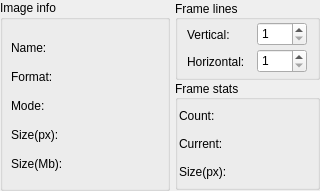
     <widget class="QFrame" name="frame_3">
      <property name="minimumSize">
       <size>
        <width>320</width>
        <height>191</height>
       </size>
      </property>
      <property name="maximumSize">
       <size>
        <width>320</width>
        <height>191</height>
       </size>
      </property>
      <property name="frameShape">
       <enum>QFrame::NoFrame</enum>
      </property>
      <property name="frameShadow">
       <enum>QFrame::Raised</enum>
      </property>
      <layout class="QGridLayout" name="gridLayout_30">
       <property name="leftMargin">
        <number>0</number>
       </property>
       <property name="topMargin">
        <number>0</number>
       </property>
       <property name="rightMargin">
        <number>0</number>
       </property>
       <property name="bottomMargin">
        <number>0</number>
       </property>
       <property name="verticalSpacing">
        <number>0</number>
       </property>
       <item row="0" column="0" rowspan="2">
        <widget class="QGroupBox" name="grb_image_info">
         <property name="minimumSize">
          <size>
           <width>170</width>
           <height>191</height>
          </size>
         </property>
         <property name="maximumSize">
          <size>
           <width>170</width>
           <height>191</height>
          </size>
         </property>
         <property name="title">
          <string>Image info</string>
         </property>
         <layout class="QGridLayout" name="gridLayout_12">
          <property name="leftMargin">
           <number>0</number>
          </property>
          <property name="topMargin">
           <number>0</number>
          </property>
          <property name="rightMargin">
           <number>0</number>
          </property>
          <property name="bottomMargin">
           <number>20</number>
          </property>
          <property name="spacing">
           <number>0</number>
          </property>
          <item row="0" column="0">
           <widget class="QFrame" name="fr_image_info">
            <property name="minimumSize">
             <size>
              <width>150</width>
              <height>150</height>
             </size>
            </property>
            <property name="maximumSize">
             <size>
              <width>150</width>
              <height>125</height>
             </size>
            </property>
            <property name="frameShape">
             <enum>QFrame::NoFrame</enum>
            </property>
            <property name="frameShadow">
             <enum>QFrame::Raised</enum>
            </property>
            <layout class="QGridLayout" name="gridLayout_11">
             <property name="leftMargin">
              <number>0</number>
             </property>
             <property name="topMargin">
              <number>0</number>
             </property>
             <property name="rightMargin">
              <number>0</number>
             </property>
             <property name="bottomMargin">
              <number>0</number>
             </property>
             <property name="spacing">
              <number>0</number>
             </property>
             <item row="3" column="0">
              <widget class="QFrame" name="fr_size_px">
               <property name="minimumSize">
                <size>
                 <width>150</width>
                 <height>25</height>
                </size>
               </property>
               <property name="maximumSize">
                <size>
                 <width>150</width>
                 <height>25</height>
                </size>
               </property>
               <property name="frameShape">
                <enum>QFrame::NoFrame</enum>
               </property>
               <property name="frameShadow">
                <enum>QFrame::Raised</enum>
               </property>
               <layout class="QGridLayout" name="gridLayout_7">
                <property name="leftMargin">
                 <number>0</number>
                </property>
                <property name="topMargin">
                 <number>0</number>
                </property>
                <property name="rightMargin">
                 <number>0</number>
                </property>
                <property name="bottomMargin">
                 <number>0</number>
                </property>
                <item row="0" column="0">
                 <widget class="QLabel" name="l_size_px">
                  <property name="minimumSize">
                   <size>
                    <width>60</width>
                    <height>25</height>
                   </size>
                  </property>
                  <property name="maximumSize">
                   <size>
                    <width>60</width>
                    <height>25</height>
                   </size>
                  </property>
                  <property name="text">
                   <string>Size(px):</string>
                  </property>
                 </widget>
                </item>
                <item row="0" column="1">
                 <widget class="QLabel" name="l_t_size_px">
                  <property name="minimumSize">
                   <size>
                    <width>80</width>
                    <height>25</height>
                   </size>
                  </property>
                  <property name="maximumSize">
                   <size>
                    <width>80</width>
                    <height>25</height>
                   </size>
                  </property>
                  <property name="text">
                   <string/>
                  </property>
                 </widget>
                </item>
               </layout>
              </widget>
             </item>
             <item row="1" column="0">
              <widget class="QFrame" name="fr_format">
               <property name="minimumSize">
                <size>
                 <width>150</width>
                 <height>25</height>
                </size>
               </property>
               <property name="maximumSize">
                <size>
                 <width>150</width>
                 <height>25</height>
                </size>
               </property>
               <property name="frameShape">
                <enum>QFrame::NoFrame</enum>
               </property>
               <property name="frameShadow">
                <enum>QFrame::Raised</enum>
               </property>
               <layout class="QGridLayout" name="gridLayout_9">
                <property name="leftMargin">
                 <number>0</number>
                </property>
                <property name="topMargin">
                 <number>0</number>
                </property>
                <property name="rightMargin">
                 <number>0</number>
                </property>
                <property name="bottomMargin">
                 <number>0</number>
                </property>
                <item row="0" column="0">
                 <widget class="QLabel" name="l_format">
                  <property name="minimumSize">
                   <size>
                    <width>60</width>
                    <height>25</height>
                   </size>
                  </property>
                  <property name="maximumSize">
                   <size>
                    <width>60</width>
                    <height>25</height>
                   </size>
                  </property>
                  <property name="text">
                   <string>Format:</string>
                  </property>
                 </widget>
                </item>
                <item row="0" column="1">
                 <widget class="QLabel" name="l_t_format">
                  <property name="minimumSize">
                   <size>
                    <width>80</width>
                    <height>25</height>
                   </size>
                  </property>
                  <property name="maximumSize">
                   <size>
                    <width>80</width>
                    <height>25</height>
                   </size>
                  </property>
                  <property name="text">
                   <string/>
                  </property>
                 </widget>
                </item>
               </layout>
              </widget>
             </item>
             <item row="2" column="0">
              <widget class="QFrame" name="fr_mode">
               <property name="minimumSize">
                <size>
                 <width>150</width>
                 <height>25</height>
                </size>
               </property>
               <property name="maximumSize">
                <size>
                 <width>150</width>
                 <height>25</height>
                </size>
               </property>
               <property name="frameShape">
                <enum>QFrame::NoFrame</enum>
               </property>
               <property name="frameShadow">
                <enum>QFrame::Raised</enum>
               </property>
               <layout class="QGridLayout" name="gridLayout_10">
                <property name="leftMargin">
                 <number>0</number>
                </property>
                <property name="topMargin">
                 <number>0</number>
                </property>
                <property name="rightMargin">
                 <number>0</number>
                </property>
                <property name="bottomMargin">
                 <number>0</number>
                </property>
                <item row="0" column="0">
                 <widget class="QLabel" name="l_mode">
                  <property name="minimumSize">
                   <size>
                    <width>60</width>
                    <height>25</height>
                   </size>
                  </property>
                  <property name="maximumSize">
                   <size>
                    <width>60</width>
                    <height>25</height>
                   </size>
                  </property>
                  <property name="text">
                   <string>Mode:</string>
                  </property>
                 </widget>
                </item>
                <item row="0" column="1">
                 <widget class="QLabel" name="l_t_mode">
                  <property name="minimumSize">
                   <size>
                    <width>80</width>
                    <height>25</height>
                   </size>
                  </property>
                  <property name="maximumSize">
                   <size>
                    <width>80</width>
                    <height>25</height>
                   </size>
                  </property>
                  <property name="text">
                   <string/>
                  </property>
                 </widget>
                </item>
               </layout>
              </widget>
             </item>
             <item row="4" column="0">
              <widget class="QFrame" name="fr_size_mb">
               <property name="minimumSize">
                <size>
                 <width>150</width>
                 <height>25</height>
                </size>
               </property>
               <property name="maximumSize">
                <size>
                 <width>150</width>
                 <height>25</height>
                </size>
               </property>
               <property name="frameShape">
                <enum>QFrame::NoFrame</enum>
               </property>
               <property name="frameShadow">
                <enum>QFrame::Raised</enum>
               </property>
               <layout class="QGridLayout" name="gridLayout_6">
                <property name="leftMargin">
                 <number>0</number>
                </property>
                <property name="topMargin">
                 <number>0</number>
                </property>
                <property name="rightMargin">
                 <number>0</number>
                </property>
                <property name="bottomMargin">
                 <number>0</number>
                </property>
                <item row="0" column="0">
                 <widget class="QLabel" name="l_size_mb">
                  <property name="minimumSize">
                   <size>
                    <width>60</width>
                    <height>25</height>
                   </size>
                  </property>
                  <property name="maximumSize">
                   <size>
                    <width>60</width>
                    <height>25</height>
                   </size>
                  </property>
                  <property name="text">
                   <string>Size(Mb):</string>
                  </property>
                 </widget>
                </item>
                <item row="0" column="1">
                 <widget class="QLabel" name="l_t_size_mb">
                  <property name="minimumSize">
                   <size>
                    <width>80</width>
                    <height>25</height>
                   </size>
                  </property>
                  <property name="maximumSize">
                   <size>
                    <width>80</width>
                    <height>25</height>
                   </size>
                  </property>
                  <property name="text">
                   <string/>
                  </property>
                 </widget>
                </item>
               </layout>
              </widget>
             </item>
             <item row="0" column="0">
              <widget class="QFrame" name="fr_name">
               <property name="minimumSize">
                <size>
                 <width>150</width>
                 <height>25</height>
                </size>
               </property>
               <property name="maximumSize">
                <size>
                 <width>150</width>
                 <height>25</height>
                </size>
               </property>
               <property name="frameShape">
                <enum>QFrame::NoFrame</enum>
               </property>
               <property name="frameShadow">
                <enum>QFrame::Raised</enum>
               </property>
               <layout class="QGridLayout" name="gridLayout_8">
                <property name="leftMargin">
                 <number>0</number>
                </property>
                <property name="topMargin">
                 <number>0</number>
                </property>
                <property name="rightMargin">
                 <number>0</number>
                </property>
                <property name="bottomMargin">
                 <number>0</number>
                </property>
                <item row="0" column="0">
                 <widget class="QLabel" name="l_name">
                  <property name="minimumSize">
                   <size>
                    <width>60</width>
                    <height>25</height>
                   </size>
                  </property>
                  <property name="maximumSize">
                   <size>
                    <width>60</width>
                    <height>25</height>
                   </size>
                  </property>
                  <property name="text">
                   <string>Name:</string>
                  </property>
                 </widget>
                </item>
                <item row="0" column="1">
                 <widget class="QLabel" name="l_t_name">
                  <property name="minimumSize">
                   <size>
                    <width>80</width>
                    <height>25</height>
                   </size>
                  </property>
                  <property name="maximumSize">
                   <size>
                    <width>80</width>
                    <height>25</height>
                   </size>
                  </property>
                  <property name="text">
                   <string/>
                  </property>
                 </widget>
                </item>
               </layout>
              </widget>
             </item>
            </layout>
           </widget>
          </item>
         </layout>
        </widget>
       </item>
       <item row="0" column="1">
        <widget class="QGroupBox" name="grb_frames_count">
         <property name="minimumSize">
          <size>
           <width>145</width>
           <height>80</height>
          </size>
         </property>
         <property name="maximumSize">
          <size>
           <width>145</width>
           <height>80</height>
          </size>
         </property>
         <property name="layoutDirection">
          <enum>Qt::LeftToRight</enum>
         </property>
         <property name="title">
          <string>Frame lines</string>
         </property>
         <property name="alignment">
          <set>Qt::AlignLeading|Qt::AlignLeft|Qt::AlignVCenter</set>
         </property>
         <layout class="QGridLayout" name="gridLayout_27">
          <property name="leftMargin">
           <number>0</number>
          </property>
          <property name="topMargin">
           <number>0</number>
          </property>
          <property name="rightMargin">
           <number>0</number>
          </property>
          <property name="bottomMargin">
           <number>0</number>
          </property>
          <property name="spacing">
           <number>0</number>
          </property>
          <item row="0" column="0">
           <widget class="QFrame" name="fr_vertical_line">
            <property name="minimumSize">
             <size>
              <width>120</width>
              <height>25</height>
             </size>
            </property>
            <property name="maximumSize">
             <size>
              <width>81</width>
              <height>25</height>
             </size>
            </property>
            <property name="frameShape">
             <enum>QFrame::NoFrame</enum>
            </property>
            <property name="frameShadow">
             <enum>QFrame::Raised</enum>
            </property>
            <layout class="QGridLayout" name="gridLayout_16">
             <property name="leftMargin">
              <number>0</number>
             </property>
             <property name="topMargin">
              <number>0</number>
             </property>
             <property name="rightMargin">
              <number>0</number>
             </property>
             <property name="bottomMargin">
              <number>0</number>
             </property>
             <property name="spacing">
              <number>0</number>
             </property>
             <item row="0" column="0">
              <widget class="QLabel" name="l_vertical_line">
               <property name="minimumSize">
                <size>
                 <width>70</width>
                 <height>25</height>
                </size>
               </property>
               <property name="maximumSize">
                <size>
                 <width>70</width>
                 <height>25</height>
                </size>
               </property>
               <property name="text">
                <string>Vertical:</string>
               </property>
              </widget>
             </item>
             <item row="0" column="1">
              <widget class="QSpinBox" name="sb_vertical_line">
               <property name="minimumSize">
                <size>
                 <width>50</width>
                 <height>24</height>
                </size>
               </property>
               <property name="maximumSize">
                <size>
                 <width>50</width>
                 <height>24</height>
                </size>
               </property>
               <property name="minimum">
                <number>1</number>
               </property>
              </widget>
             </item>
            </layout>
           </widget>
          </item>
          <item row="1" column="0">
           <widget class="QFrame" name="fr_horizontal_line">
            <property name="minimumSize">
             <size>
              <width>120</width>
              <height>25</height>
             </size>
            </property>
            <property name="maximumSize">
             <size>
              <width>81</width>
              <height>25</height>
             </size>
            </property>
            <property name="frameShape">
             <enum>QFrame::NoFrame</enum>
            </property>
            <property name="frameShadow">
             <enum>QFrame::Raised</enum>
            </property>
            <layout class="QGridLayout" name="gridLayout_15">
             <property name="leftMargin">
              <number>0</number>
             </property>
             <property name="topMargin">
              <number>0</number>
             </property>
             <property name="rightMargin">
              <number>0</number>
             </property>
             <property name="bottomMargin">
              <number>0</number>
             </property>
             <property name="spacing">
              <number>0</number>
             </property>
             <item row="0" column="0">
              <widget class="QLabel" name="l_vertical_count">
               <property name="minimumSize">
                <size>
                 <width>70</width>
                 <height>25</height>
                </size>
               </property>
               <property name="maximumSize">
                <size>
                 <width>70</width>
                 <height>25</height>
                </size>
               </property>
               <property name="text">
                <string>Horizontal:</string>
               </property>
              </widget>
             </item>
             <item row="0" column="1">
              <widget class="QSpinBox" name="sb_horizontal_line">
               <property name="minimumSize">
                <size>
                 <width>50</width>
                 <height>24</height>
                </size>
               </property>
               <property name="maximumSize">
                <size>
                 <width>50</width>
                 <height>24</height>
                </size>
               </property>
               <property name="minimum">
                <number>1</number>
               </property>
              </widget>
             </item>
            </layout>
           </widget>
          </item>
         </layout>
        </widget>
       </item>
       <item row="1" column="1">
        <widget class="QGroupBox" name="grb_frames_count_2">
         <property name="minimumSize">
          <size>
           <width>145</width>
           <height>110</height>
          </size>
         </property>
         <property name="maximumSize">
          <size>
           <width>145</width>
           <height>110</height>
          </size>
         </property>
         <property name="title">
          <string>Frame stats</string>
         </property>
         <property name="alignment">
          <set>Qt::AlignLeading|Qt::AlignLeft|Qt::AlignVCenter</set>
         </property>
         <layout class="QGridLayout" name="gridLayout_28">
          <property name="leftMargin">
           <number>0</number>
          </property>
          <property name="topMargin">
           <number>0</number>
          </property>
          <property name="rightMargin">
           <number>0</number>
          </property>
          <property name="bottomMargin">
           <number>0</number>
          </property>
          <property name="spacing">
           <number>0</number>
          </property>
          <item row="2" column="1">
           <widget class="QFrame" name="fr_vertical_line_2">
            <property name="minimumSize">
             <size>
              <width>140</width>
              <height>25</height>
             </size>
            </property>
            <property name="maximumSize">
             <size>
              <width>140</width>
              <height>25</height>
             </size>
            </property>
            <property name="frameShape">
             <enum>QFrame::NoFrame</enum>
            </property>
            <property name="frameShadow">
             <enum>QFrame::Raised</enum>
            </property>
            <layout class="QGridLayout" name="gridLayout_29">
             <property name="leftMargin">
              <number>0</number>
             </property>
             <property name="topMargin">
              <number>0</number>
             </property>
             <property name="rightMargin">
              <number>0</number>
             </property>
             <property name="bottomMargin">
              <number>0</number>
             </property>
             <property name="spacing">
              <number>0</number>
             </property>
             <item row="0" column="0">
              <widget class="QLabel" name="l_vertical_line_2">
               <property name="minimumSize">
                <size>
                 <width>55</width>
                 <height>25</height>
                </size>
               </property>
               <property name="maximumSize">
                <size>
                 <width>55</width>
                 <height>25</height>
                </size>
               </property>
               <property name="text">
                <string>Current:</string>
               </property>
              </widget>
             </item>
             <item row="0" column="1">
              <widget class="QLabel" name="label">
               <property name="minimumSize">
                <size>
                 <width>80</width>
                 <height>25</height>
                </size>
               </property>
               <property name="maximumSize">
                <size>
                 <width>80</width>
                 <height>25</height>
                </size>
               </property>
               <property name="text">
                <string/>
               </property>
              </widget>
             </item>
            </layout>
           </widget>
          </item>
          <item row="3" column="1">
           <widget class="QFrame" name="fr_vertical_line_3">
            <property name="minimumSize">
             <size>
              <width>140</width>
              <height>25</height>
             </size>
            </property>
            <property name="maximumSize">
             <size>
              <width>140</width>
              <height>25</height>
             </size>
            </property>
            <property name="frameShape">
             <enum>QFrame::NoFrame</enum>
            </property>
            <property name="frameShadow">
             <enum>QFrame::Raised</enum>
            </property>
            <layout class="QGridLayout" name="gridLayout_31">
             <property name="leftMargin">
              <number>0</number>
             </property>
             <property name="topMargin">
              <number>0</number>
             </property>
             <property name="rightMargin">
              <number>0</number>
             </property>
             <property name="bottomMargin">
              <number>0</number>
             </property>
             <property name="spacing">
              <number>0</number>
             </property>
             <item row="0" column="0">
              <widget class="QLabel" name="l_vertical_line_3">
               <property name="minimumSize">
                <size>
                 <width>55</width>
                 <height>25</height>
                </size>
               </property>
               <property name="maximumSize">
                <size>
                 <width>55</width>
                 <height>25</height>
                </size>
               </property>
               <property name="text">
                <string>Size(px):</string>
               </property>
              </widget>
             </item>
             <item row="0" column="1">
              <widget class="QLabel" name="label_3">
               <property name="minimumSize">
                <size>
                 <width>80</width>
                 <height>25</height>
                </size>
               </property>
               <property name="maximumSize">
                <size>
                 <width>80</width>
                 <height>25</height>
                </size>
               </property>
               <property name="text">
                <string/>
               </property>
              </widget>
             </item>
            </layout>
           </widget>
          </item>
          <item row="0" column="1">
           <widget class="QFrame" name="fr_horizontal_line_2">
            <property name="minimumSize">
             <size>
              <width>140</width>
              <height>25</height>
             </size>
            </property>
            <property name="maximumSize">
             <size>
              <width>140</width>
              <height>25</height>
             </size>
            </property>
            <property name="frameShape">
             <enum>QFrame::NoFrame</enum>
            </property>
            <property name="frameShadow">
             <enum>QFrame::Raised</enum>
            </property>
            <layout class="QGridLayout" name="gridLayout_13">
             <property name="leftMargin">
              <number>0</number>
             </property>
             <property name="topMargin">
              <number>0</number>
             </property>
             <property name="rightMargin">
              <number>0</number>
             </property>
             <property name="bottomMargin">
              <number>0</number>
             </property>
             <property name="spacing">
              <number>0</number>
             </property>
             <item row="0" column="0">
              <widget class="QLabel" name="l_vertical_count_2">
               <property name="minimumSize">
                <size>
                 <width>55</width>
                 <height>25</height>
                </size>
               </property>
               <property name="maximumSize">
                <size>
                 <width>55</width>
                 <height>25</height>
                </size>
               </property>
               <property name="text">
                <string>Count:</string>
               </property>
              </widget>
             </item>
             <item row="0" column="1">
              <widget class="QLabel" name="label_2">
               <property name="minimumSize">
                <size>
                 <width>80</width>
                 <height>25</height>
                </size>
               </property>
               <property name="maximumSize">
                <size>
                 <width>80</width>
                 <height>25</height>
                </size>
               </property>
               <property name="text">
                <string/>
               </property>
              </widget>
             </item>
            </layout>
           </widget>
          </item>
         </layout>
        </widget>
       </item>
      </layout>
     </widget>
